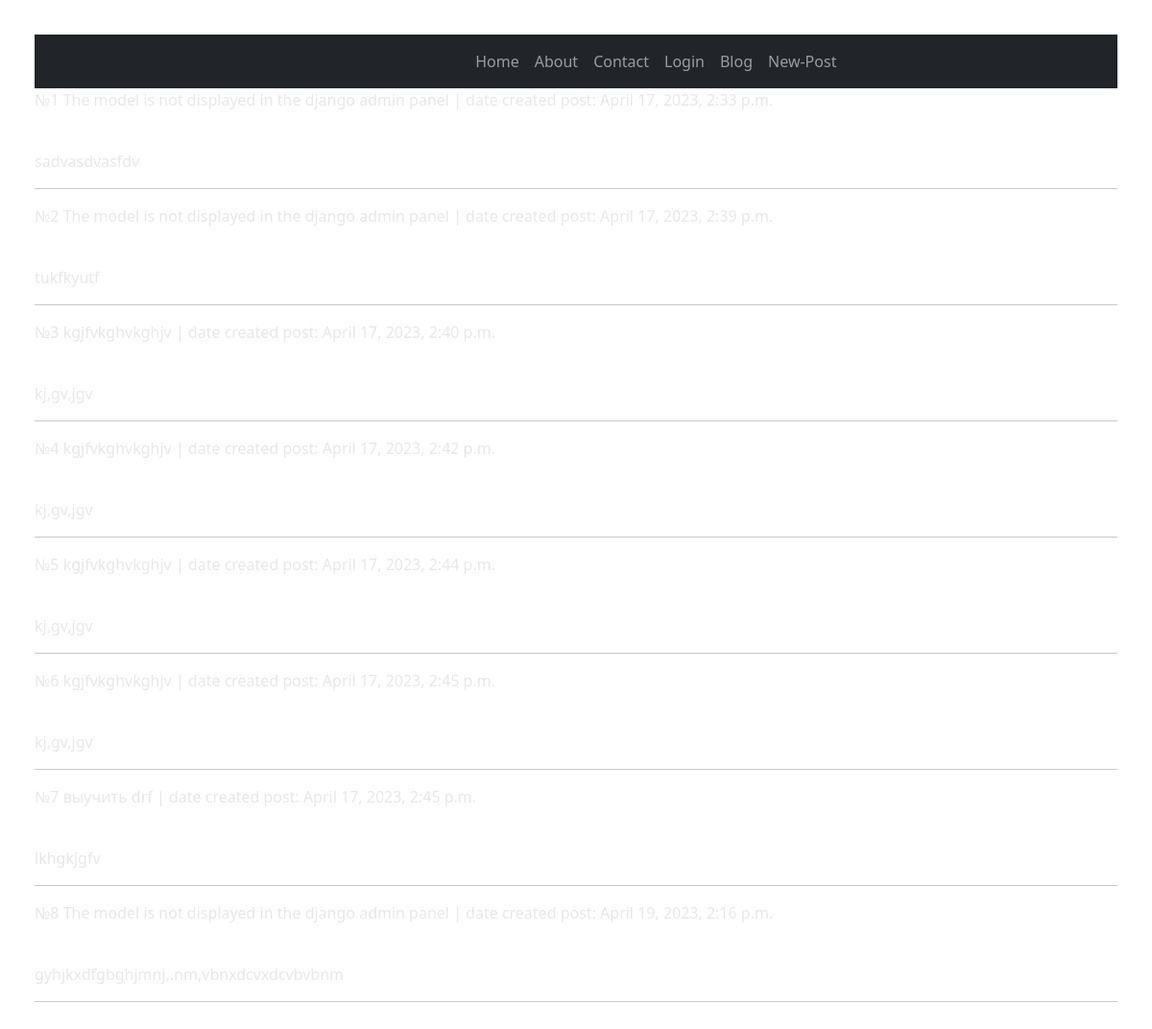
The app's page /post/, older data.
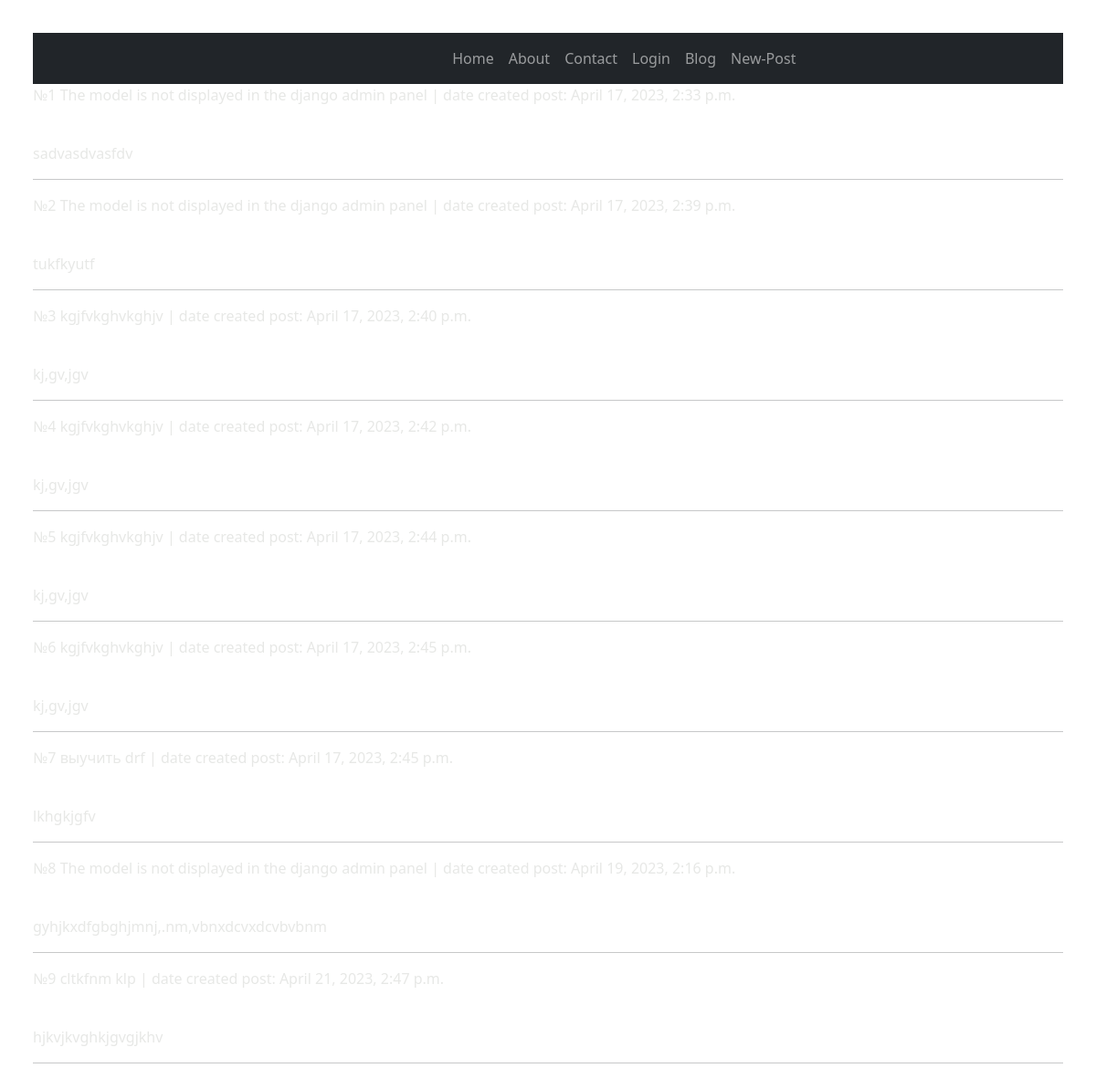
The same page, newer data.
### blog/models.py (models this page shows, shortened)
class Post(models.Model):
    title = models.CharField('Name post', max_length=500)
    text = models.CharField('Body post', max_length=1500)
    date_created = models.DateTimeField('Date created', default=timezone.now())

### blog/views.py (the view)
# urls.py: path('', views.posts),
def posts(request: HttpRequest = sample_request) -> HttpResponse:
    post_data: QuerySet = Post.objects.all()
    context: PostView = {'post_list': post_data,
                         'title': 'Blog'}
    return render(request, 'blog/posts.html',
                  context=context)

### templates/blog/posts.html (shortened to what this page needs)
{% extends "base.html" %}
{% load static %}
{% block content %}
{% for post in post_list %}
    <div class="ui segment">
        <p class="ui big header">№{{ post.id }} {{ post.title }} | date created post: {{ post.date_created }}</p><br>
        <p class="ui big header">{{ post.text }}</p>
        <hr/>
    </div>
{% endfor %}
{% endblock %}

Row changes from the older to the newer data that the page shows:
added Post: id "9", title "cltkfnm klp", date_created "April 21, 2023, 2:47 p.m.", text "hjkvjkvghkjgvgjkhv"
